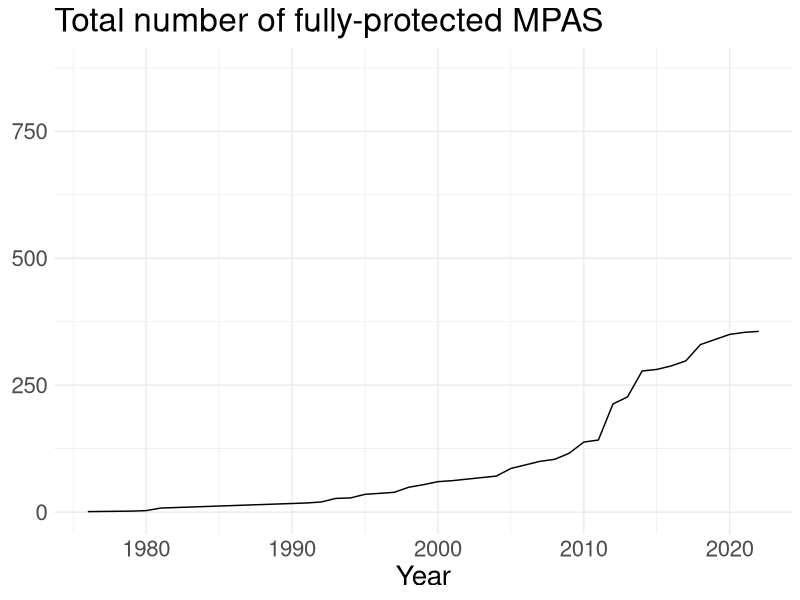
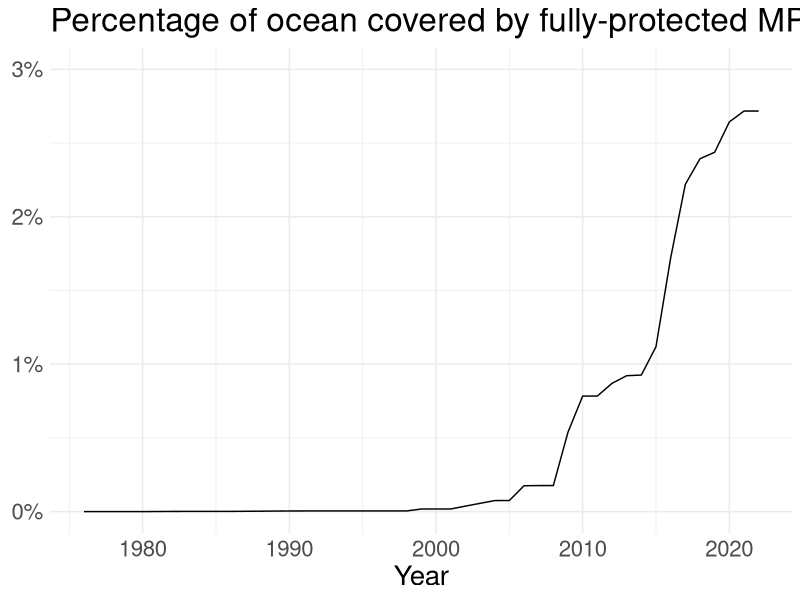
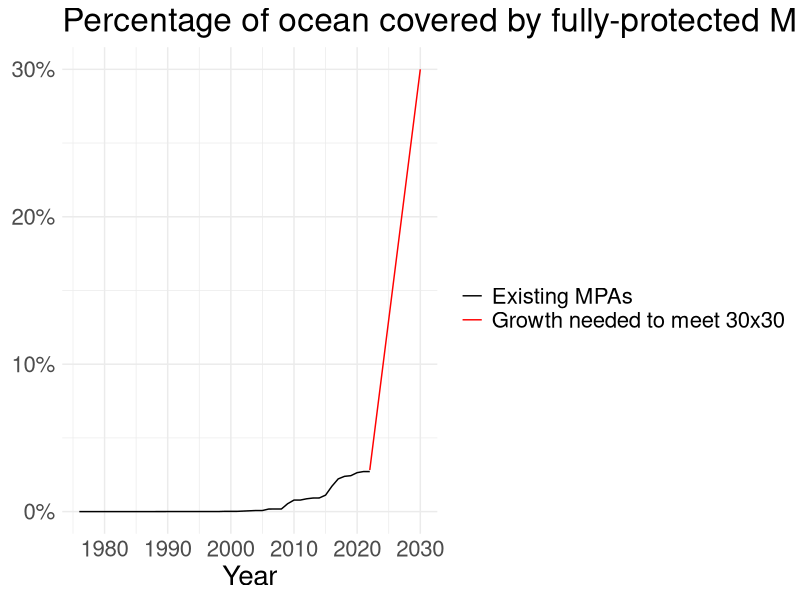

Recreate these plots in R, in order.
## ---- chunk 1
ntz_implementation_dates <- readr::read_csv("../data/ntz_implementation_dates.csv")

ntz_annual_summary <- ntz_implementation_dates |>
  dplyr::filter(!is.na(ntz_implementation_date_mmddyyyy)) |>
  dplyr::mutate(ntz_implementation_date_mmddyyyy = lubridate::mdy(ntz_implementation_date_mmddyyyy)) |>
  dplyr::mutate(year = lubridate::year(ntz_implementation_date_mmddyyyy)) |>
  dplyr::group_by(year) |>
  dplyr::summarize(annual_additions = dplyr::n(),
                   mpa_area_km2 = sum(mpa_area_km2,na.rm=TRUE)) |>
  dplyr::ungroup() |>
  dplyr::mutate(total_mpas = cumsum(annual_additions),
                mpa_area_km2 = cumsum(mpa_area_km2),
                mpa_ocean_coverage = mpa_area_km2 / 361.1e6)

ntz_annual_summary |>
  ggplot2::ggplot(ggplot2::aes(x = year, y = total_mpas)) +
  ggplot2::geom_line() +
  ggplot2::theme_minimal() +
  ggplot2::theme(text = ggplot2::element_text(size = 20),
                 axis.title.y = ggplot2::element_text(angle = 0,
                                                      vjust = 0.5)) +
  ggplot2::scale_y_continuous(labels = scales::comma) +
  ggplot2::labs(x = "Year",
                y = "",
                title = "Total number of fully-protected MPAS")
## ---- chunk 2
ntz_annual_summary |>
  ggplot2::ggplot(ggplot2::aes(x = year, y = mpa_ocean_coverage)) +
  ggplot2::geom_line() +
  ggplot2::theme_minimal() +
  ggplot2::theme(text = ggplot2::element_text(size = 20),
                 axis.title.y = ggplot2::element_text(angle = 0,
                                                      vjust = 0.5)) +
  ggplot2::scale_y_continuous(labels = scales::percent,
                              limits = c(0,0.03)) +
  ggplot2::labs(x = "Year",
                y = "",
                title = "Percentage of ocean covered by fully-protected MPAS")
## ---- chunk 3
ntz_annual_summary |>
  dplyr::mutate(current = "Existing MPAs") |>
  dplyr::bind_rows(tibble::tibble(year = max(ntz_annual_summary$year,na.rm=TRUE),
                       mpa_ocean_coverage = max(ntz_annual_summary$mpa_ocean_coverage),
                       current = "Growth needed to meet 30x30")) |>
  dplyr::bind_rows(tibble::tibble(year = 2030,
                       mpa_ocean_coverage = 0.3,
                       current = "Growth needed to meet 30x30")) |>
  ggplot2::ggplot(ggplot2::aes(x = year, 
                               y = mpa_ocean_coverage,
                               color = current)) +
  ggplot2::geom_line() +
  ggplot2::theme_minimal() +
  ggplot2::theme(text = ggplot2::element_text(size = 20),
                 axis.title.y = ggplot2::element_text(angle = 0,
                                                      vjust = 0.5)) +
  ggplot2::scale_y_continuous(labels = scales::percent) +
  ggplot2::labs(x = "Year",
                y = "",
                title = "Percentage of ocean covered by fully-protected MPAS") +
  ggplot2::scale_color_manual("",
                              values = c("Existing MPAs" = "black",
                                       "Growth needed to meet 30x30" = "red"))
